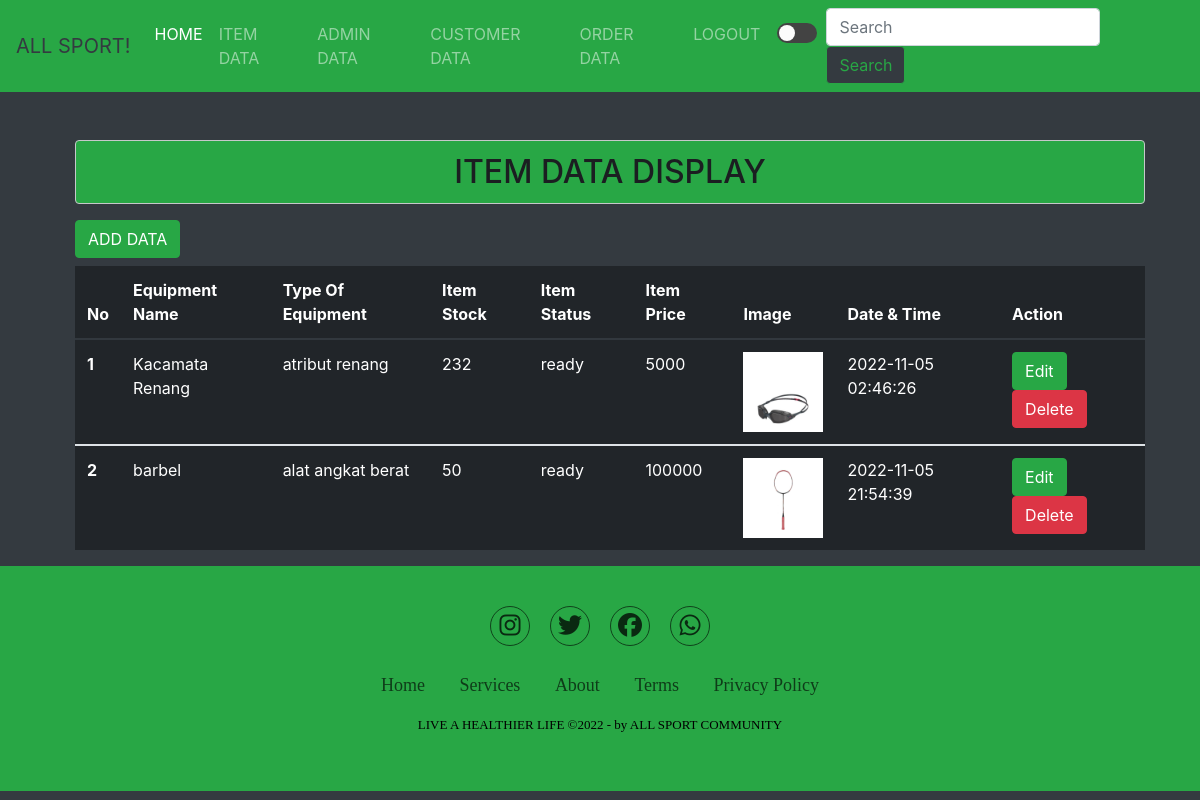
The page /tampilan_barang.php (signed in) on the database its author committed.
### tables this page shows
CREATE TABLE `goods` (
  `id_barang` int(5) NOT NULL,
  `nama_barang` varchar(30) NOT NULL,
  `jenis_barang` varchar(30) NOT NULL,
  `stok_barang` int(5) NOT NULL,
  `status_barang` enum('ready','tidak') DEFAULT NULL,
  `harga_barang` int(20) NOT NULL,
  `gambar` varchar(100) NOT NULL,
  `tanggal` datetime NOT NULL
);

### tampilan_barang.php (the view, shortened to what this page needs)
<?php
   include('koneksi.php');
   $tampil = mysqli_query($koneksi, "SELECT * FROM goods order by id_barang asc");
?>
<!DOCTYPE html>
<html lang="en">
<head>
  <link rel="stylesheet" href="https://cdn.jsdelivr.net/npm/bootstrap@4.0.0/dist/css/bootstrap.min.css">
  <link rel="stylesheet" href="style.css">
  <link rel="stylesheet" href="forms1.css">
  <link rel="stylesheet" href="dark_md.css">
  <link rel="stylesheet" href="https://cdnjs.cloudflare.com/ajax/libs/font-awesome/6.2.0/css/all.min.css" />
  <link href="//netdna.bootstrapcdn.com/font-awesome/3.2.1/css/font-awesome.css" rel="stylesheet">
</head>
<body>
  <nav class="navbar navbar-expand-lg navbar-dark bg-success">
    <a class="navbar-brand text-dark" href="#">ALL SPORT!</a>
    <div class="collapse navbar-collapse" id="navbarSupportedContent">
      <ul class="navbar-nav mr-auto">
        <li class="nav-item active">
          <a class="nav-link" href="home.php">HOME <span class="sr-only">(current)</span></a>
        </li>
        <li class="nav-item">
            <a class="nav-link" href="tampilan_barang.php">ITEM DATA</a>
        </li>
        <li class="nav-item">
          <a class="nav-link" href="data_admin.php">ADMIN DATA</a>
        </li>
        <li class="nav-item">
          <a class="nav-link" href="data_pembeli.php">CUSTOMER DATA</a>
        </li>
        <li class="nav-item">
            <a class="nav-link" href="data_pesanan.php">ORDER DATA</a>
          </li>
        <li class="nav-item">
            <a class="nav-link" href="logout.php">LOGOUT</a>
        </li>
        <li class="nav-item">
            <input type="checkbox" onclick="ubahMode()">
          </li>
      </ul>
        <form action="" method="post" class="form-inline my-2 my-lg-0">
          <input type="text" name="keyword" class="form-control mr-sm-2"  placeholder="Search" aria-label="Search">
          <button name="cari" class="btn btn-outline-success my-2 my-sm-0 bg-dark" type="submit">Search</button>
        </form>
    </div>
  </nav>
  <div class="tabel col-md-11" style=" margin-left: 60px;">
        <h2 class="alert alert-dark text-center mt-5" style="background-color: #28a745">ITEM DATA DISPLAY</h2>
        <table rules="rows" class="table table-dark mt-2">
          <a href="forms.php" class="btn btn-success">ADD DATA</a>
          <thead>
              <tr>
              <th scope="col">No</th>
              <th scope="col">Equipment Name</th>
              <th scope="col">Type Of Equipment</th>
              <th scope="col">Item Stock</th>
              <th scope="col">Item Status</th>
              <th scope="col">Item Price</th>
              <th scope="col">Image</th>
              <th scope="col">Date & Time</th>
              <th scope="col">Action</th>
              </tr>
          </thead>
          <?php $i = 1; ?>
          <?php
            while($data = mysqli_fetch_array($tampil)):
          ?>
          <tbody>
              <tr>
                  <th scope="row"><?= $i; ?></th>
                  <td><?=$data['nama_barang'] ?></td>
                  <td><?=$data['jenis_barang'] ?></td>
                  <td><?=$data['stok_barang'] ?></td>
                  <td><?=$data['status_barang'] ?></td>
                  <td><?=$data['harga_barang'] ?></td>
                  <td><img src="img/<?=$data['gambar'] ?>" width="80px" alt=""></td>
                  <td><?=$data['tanggal'] ?></td>
                  <td>
                    <a href="update_barang.php?id_barang=<?=$data['id_barang'] ?>" class="btn btn-success">Edit</a>
                    <a href="delete_barang.php?id_barang=<?=$data['id_barang'] ?>" class="btn btn-danger">Delete</a>
                  </td>
              </tr>
          <?php $i++; ?>
          <?php endwhile; ?>
        </table>
  </div>
  <section class="footer" style="background-color: #28a745">
    <div class="social">
    <a href="https://www.instagram.com/metanocrzrt_/"><i class="fab fa-instagram"></i></a>
    <a href="https://twitter.com/jokowi"><i class="fab fa-twitter"></i></a>
    <a href="https://id-id.facebook.com/Jokowi/"><i class="fab fa-facebook"></i></a>
    <a href="https://wa.me/6282150808102"> <i class="fab fa-whatsapp"></i> </a>
    </div>
    <ul class="list">
      <li>
        <a href="#">Home</a>
      </li>
      <li>
        <a href="#">Services</a>
      </li>
      <li>
        <a href="#">About</a>
      </li>
      <li>
        <a href="#">Terms</a>
      </li>
      <li>
        <a href="#">Privacy Policy</a>
      </li>
    </ul>
    <p class="copyright">
      LIVE A HEALTHIER LIFE &copy;2022 - by ALL SPORT COMMUNITY
    </p>
  </section>
</body>
</html>

### style.css (style rules this page uses)
* { box-sizing: border-box; margin: 0; padding: 0; }
body { background-color: white; color: black; }
.navbar { margin-bottom: 25px; }
.text-center { background-color:#28a745; }
.footer { font-family:'Sege UI'; font-weight: 400; background-color:#28a745; padding: 40px 0; }
.footer .social { text-align: center; padding-bottom: 25px; color: #000000; }
.footer .social a { font-size: 24px; color: inherit; border: 1px solid rgba(0, 0, 0, 0.8); width: 40px; height: 40px; line-height: 38px; display: inline-block; text-align: center; border-radius: 50%; margin: 0 8px; opacity: 0.75; }
.footer ul { margin-top:0; padding: 0; list-style: none; font-size: 18px; line-height: 1.6; margin-bottom: 0; text-align: center; }
.footer ul li a { color:rgba(0, 0, 0, 0.8) ; text-decoration: none; opacity: 0.8; }
.footer ul li { display: inline-block; padding: 0 15px; }
.footer .copyright { margin-top: 15px; text-align: center; font-size: 13px; color: #000000; }

### forms1.css (style rules this page uses)
body { background-color: #343a40; }

### dark_md.css (style rules this page uses)
input[type="checkbox"] { margin: 9px; position: relative; width: 40px; height: 20px; appearance: none; background-color: #434343; outline: none; border-radius: 10px; transition: .5s ease; cursor: pointer; }
input[type="checkbox"]::before { content: ''; position: absolute; width: 16px; height: 16px; background-color: #fcfcfc; border-radius: 50%; top: 2px; left: 2px; transition: .5s ease; }

### rows shown on the page
goods: nama_barang "Kacamata Renang", jenis_barang "atribut renang", stok_barang "232", status_barang "ready", harga_barang "5000", gambar (picture), tanggal "2022-11-05 02:46:26"
goods: nama_barang "barbel", jenis_barang "alat angkat berat", stok_barang "50", status_barang "ready", harga_barang "100000", gambar (picture), tanggal "2022-11-05 21:54:39"
